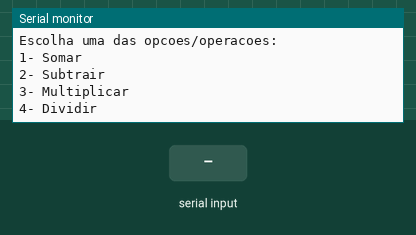
Simulated run of this sketch. Board: Arduino Uno, built with avr-gcc and run on an emulated ATmega328P. Parts: the last lines printed to the serial monitor. Inputs (shaded band) come from the test bench.

Above: at 0.9 s.
1.0 s: "S" received over Serial
At 3.0 s:
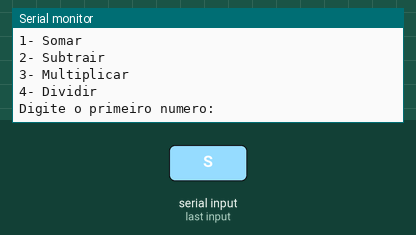
3.5 s: "90,45,200\n" received over Serial
At 5.4 s:
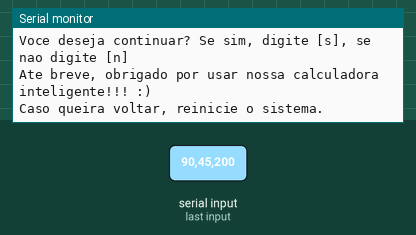

Measured:
- after the input at 1.0 s, the serial monitor: prints a new line after 1.0 s (image 1)
- after the input at 3.5 s, the serial monitor: prints a new line at once (image 2)

The sketch:

calculadora_com_menu_2.ino
```cpp
// C++ code
//VARIÁVEIS
float resultado;

int escolhaDaOperacao;
int contador =0;

float somar(float numero1, float numero2, int numero3 = 2){
	return (numero1 + numero2 + numero3 );
  	//numero3 é um parametro do somar
}
float subtrair(float numero1, float numero2){
	return (numero1 - numero2 );
}
float multiplicar(float numero1, float numero2){
	return (numero1 * numero2 );
}
float dividir(float numero1, float numero2){
	return (numero1 / numero2 );
}


void setup()
{
 Serial.begin(9600);

    float numero1 = 0;
    float numero2 = 0;


   do{
   Serial.println("Bem-vindo(a) a calculadora Inteligente ");
   Serial.println("Escolha uma das opcoes/operacoes:");
   Serial.println("1- Somar");
   Serial.println("2- Subtrair");
   Serial.println("3- Multiplicar");
   Serial.println("4- Dividir");

   while( ! Serial.available()){}

   escolhaDaOperacao = Serial.parseInt();

   Serial.println("Digite o primeiro numero:");
    while (! Serial.available()){}
   numero1 = Serial.parseFloat();

   Serial.println("Digite o segundo numero:");
   while (! Serial.available());
   numero2 = Serial.parseFloat();

     switch(escolhaDaOperacao ){
       case 1:
       resultado= somar(numero1, numero2);
       Serial.println("O resultado foi: " + String(resultado));

       break;

       case 2:
       resultado = subtrair (numero1, numero2);
       Serial.println("O resultado foi: " + String(resultado));

       break;

       case 3:
       resultado = multiplicar(numero1, numero2);
       Serial.println("O resultado foi: " + String(resultado));

       break;

       case 4:
       resultado = dividir (numero1, numero2);
       Serial.println("O resultado foi: " + String(resultado));

       break;

       default:
       Serial.println("Opcao invalida");

  }
  Serial.println("Voce deseja continuar? Se sim, digite [s], se nao digite [n]");
  while(!Serial.available());

  if(Serial.readString() == "S")
  {
  contador++;
  }
  else
  {
  contador = 0;
  Serial.println("Ate breve, obrigado por usar nossa calculadora inteligente!!! :)");
  Serial.println("Caso queira voltar, reinicie o sistema.");
    }
   }
  while(contador != 0);
}

void loop(){}
  
```
